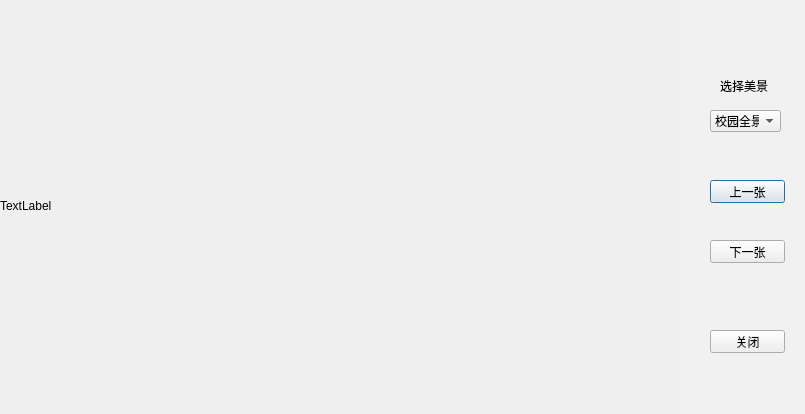
<?xml version="1.0" encoding="UTF-8"?>
<ui version="4.0">
 <class>meijing</class>
 <widget class="QDialog" name="meijing">
  <property name="geometry">
   <rect>
    <x>0</x>
    <y>0</y>
    <width>805</width>
    <height>414</height>
   </rect>
  </property>
  <property name="windowTitle">
   <string>校园美景</string>
  </property>
  <widget class="QLabel" name="label">
   <property name="geometry">
    <rect>
     <x>0</x>
     <y>0</y>
     <width>671</width>
     <height>411</height>
    </rect>
   </property>
   <property name="text">
    <string>TextLabel</string>
   </property>
  </widget>
  <widget class="QPushButton" name="pushButton">
   <property name="geometry">
    <rect>
     <x>710</x>
     <y>180</y>
     <width>75</width>
     <height>23</height>
    </rect>
   </property>
   <property name="text">
    <string>上一张</string>
   </property>
  </widget>
  <widget class="QPushButton" name="pushButton_2">
   <property name="geometry">
    <rect>
     <x>710</x>
     <y>240</y>
     <width>75</width>
     <height>23</height>
    </rect>
   </property>
   <property name="text">
    <string>下一张</string>
   </property>
  </widget>
  <widget class="QPushButton" name="pushButton_3">
   <property name="geometry">
    <rect>
     <x>710</x>
     <y>330</y>
     <width>75</width>
     <height>23</height>
    </rect>
   </property>
   <property name="text">
    <string>关闭</string>
   </property>
  </widget>
  <widget class="QComboBox" name="comboBox">
   <property name="geometry">
    <rect>
     <x>710</x>
     <y>110</y>
     <width>71</width>
     <height>22</height>
    </rect>
   </property>
   <item>
    <property name="text">
     <string>校园全景</string>
    </property>
   </item>
   <item>
    <property name="text">
     <string>毕业季</string>
    </property>
   </item>
   <item>
    <property name="text">
     <string>唐岛湾</string>
    </property>
   </item>
   <item>
    <property name="text">
     <string>运动会</string>
    </property>
   </item>
   <item>
    <property name="text">
     <string>音乐会</string>
    </property>
   </item>
   <item>
    <property name="text">
     <string>军训</string>
    </property>
   </item>
   <item>
    <property name="text">
     <string>思创论坛</string>
    </property>
   </item>
  </widget>
  <widget class="QLabel" name="label_2">
   <property name="geometry">
    <rect>
     <x>720</x>
     <y>80</y>
     <width>54</width>
     <height>12</height>
    </rect>
   </property>
   <property name="text">
    <string>选择美景</string>
   </property>
  </widget>
  <widget class="QWidget" name="widget" native="true">
   <property name="geometry">
    <rect>
     <x>679</x>
     <y>0</y>
     <width>141</width>
     <height>421</height>
    </rect>
   </property>
  </widget>
  <widget class="QWidget" name="widget_2" native="true">
   <property name="geometry">
    <rect>
     <x>680</x>
     <y>0</y>
     <width>131</width>
     <height>421</height>
    </rect>
   </property>
   <property name="styleSheet">
    <string notr="true">background-color: rgb(241, 241, 241);</string>
   </property>
  </widget>
  <zorder>label</zorder>
  <zorder>widget_2</zorder>
  <zorder>widget</zorder>
  <zorder>pushButton_3</zorder>
  <zorder>pushButton_2</zorder>
  <zorder>pushButton</zorder>
  <zorder>comboBox</zorder>
  <zorder>label_2</zorder>
 </widget>
 <resources/>
 <connections/>
</ui>
